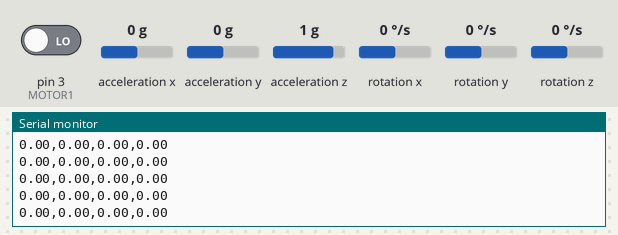
Simulated run of this sketch. Board: Arduino Uno, built with avr-gcc and run on an emulated ATmega328P. Shown: the last lines printed to the serial monitor. The inputs (shaded band) are chosen by the test bench; at power-on: rotation z 0 °/s, pin 3 (MOTOR1) LOW, acceleration x 0 g, acceleration y 0 g, acceleration z 1 g, rotation x 0 °/s, rotation y 0 °/s.

Above: at 1.2 s.
1.3 s: rotation z set to -192 °/s
At 2.3 s:
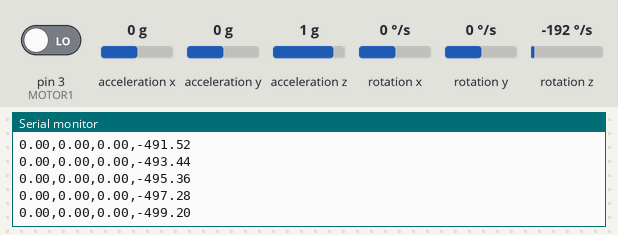
2.8 s: pin 3 (MOTOR1) driven HIGH
4.3 s: rotation z set to -100 °/s
At 5.4 s:
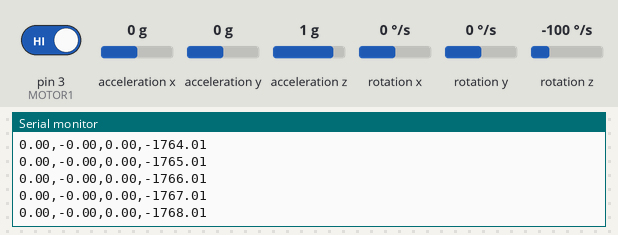
Timing chart, 0 to 7.3 s (numbered marks = the images above; inputs shaded):
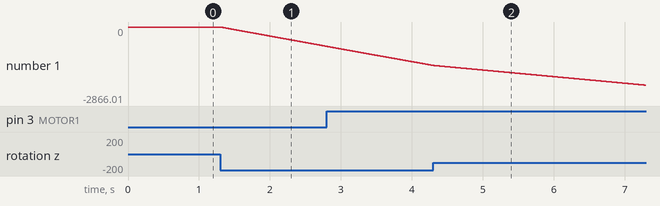

The sketch:

Localization.ino
```cpp
#include <TimerOne.h>
#include <MPU6050.h>
#include <Wire.h>
#include <MPU6050.h>

MPU6050 mpu;

// Timers
unsigned long timer = 0;
float timeStep = 0.01;

TimerOne ISR;

const byte MOTOR1 = 3;


// !!!!!!!!!!!!!!!!!!!!!!!!!!!!!!!!!!!!!!!!!!!!!!!!!!!!!!!!!!11
// Pitch, Roll and Yaw values

float yaw = 0;
float t1,t2;
float omega ;

float r= 0.025 ;

float X_car = 0 ;
float Y_car = 0 ;
float velocity ; // rpm
unsigned int counter = 0; //  pulses counter
float diskslots = 20;
float Vx = 0  ;
float Vy = 0 ;
float real_velocity ;
float time_constant ;

void setup() {
      Serial.begin(115200);
      init_IMU();
}

void loop()
{
    t1 = millis() ;
    Vector norm = mpu.readNormalizeGyro();

    Vx = real_velocity*cos(yaw*180 / 3.14) ;
    Vy = real_velocity*sin(yaw*180 / 3.14) ;

    // Calculate Yaw

    yaw = yaw + norm.ZAxis * timeStep;

    time_constant= timeStep ;
    X_car = X_car + Vx*time_constant  ;
    Y_car= Y_car + Vy*time_constant ;

    communication();

    t2 = millis();
//    timeStep = t2 - t1;
}

void init_IMU()
{

  // Initialize MPU6050
  while(!mpu.begin(MPU6050_SCALE_2000DPS, MPU6050_RANGE_2G))
  {
    Serial.println("Could not find a valid MPU6050 sensor, check wiring!");
    delay(500);
  }

    // Calibrate gyroscope. The calibration must be at rest.
    mpu.calibrateGyro();

    // Set threshold sensivty. Default 3.
    mpu.setThreshold(3);

    // Encoder
    Timer1.initialize(1000000);
    attachInterrupt(digitalPinToInterrupt (MOTOR1), ISR_count, RISING);
    Timer1.attachInterrupt( ISR_timerone );
}

void ISR_timerone()
{
    Timer1.detachInterrupt();
    velocity = (counter / diskslots) * 60.00;
    omega = velocity*2*3.14/60 ;
    real_velocity = omega*r ;

    counter = 0;
    Timer1.attachInterrupt( ISR_timerone );  // enVble the timer
}

void ISR_count()
{
    counter++;
}

void communication()
{
//    Serial.print( "      Real V    " ) ;
    Serial.print( real_velocity ) ;
    Serial.print( "," ) ;
//    Serial.print( "       X     " ) ;
    Serial.print( X_car ) ;
    Serial.print( "," ) ;
//    Serial.print("     Y       ") ;
    Serial.print( Y_car) ;
    Serial.print( "," ) ;
//    Serial.print( "   theta     " ) ;
    Serial.print( yaw) ;
    Serial.println("");
}
```

Measured:
- after the input at 1.3 s, the serial monitor: prints a new line at once (image 1)
- plotted number 1: 0 → -748.8 after the input at 1.3 s
